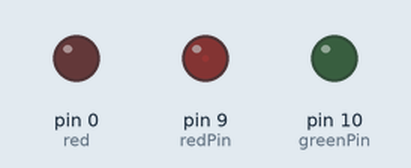
Simulated run of this sketch. Board: Arduino Uno, built with avr-gcc and run on an emulated ATmega328P. Shown: output pins drawn as LEDs (lit = HIGH).

Above: at 0.05 s.
At 2.25 s:
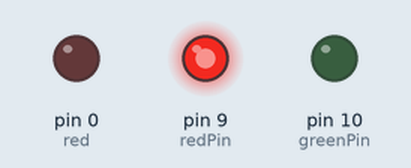
At 3.35 s:
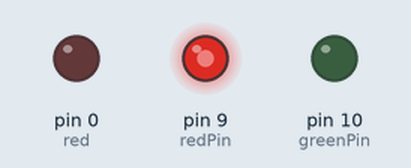
At 4.5 s:
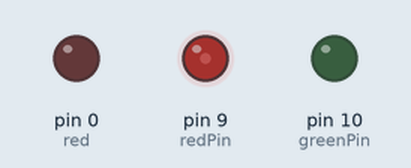
Timing chart, 0 to 6.7 s (numbered marks = the images above):
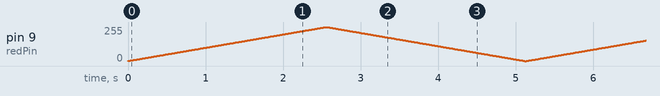

The sketch:

rgb-pwm.ino
```cpp
int redPin = 9;
int greenPin = 10;
int bluePin = 11;

int red = 0;
int green = 0;
int blue = 0;

bool dir = 1;

void setup() {
  // put your setup code here, to run once:
  pinMode(red, OUTPUT);
  pinMode(green, OUTPUT);
  pinMode(blue, OUTPUT);


}

void loop() {
  // put your main code here, to run repeatedly:
  if (red < 255 && dir == 1)
  {
    red ++;
  }
  else if (red > 0 && dir == 0)
  {
    red --;
  }
  else
  {
    dir = !dir;
  }


  setColour(red,green,blue);
  delay(10);

}

void setColour(int r,int g, int b)
{
    analogWrite(redPin, r);
    analogWrite(greenPin, g);
    analogWrite(blue, b);

}
```
